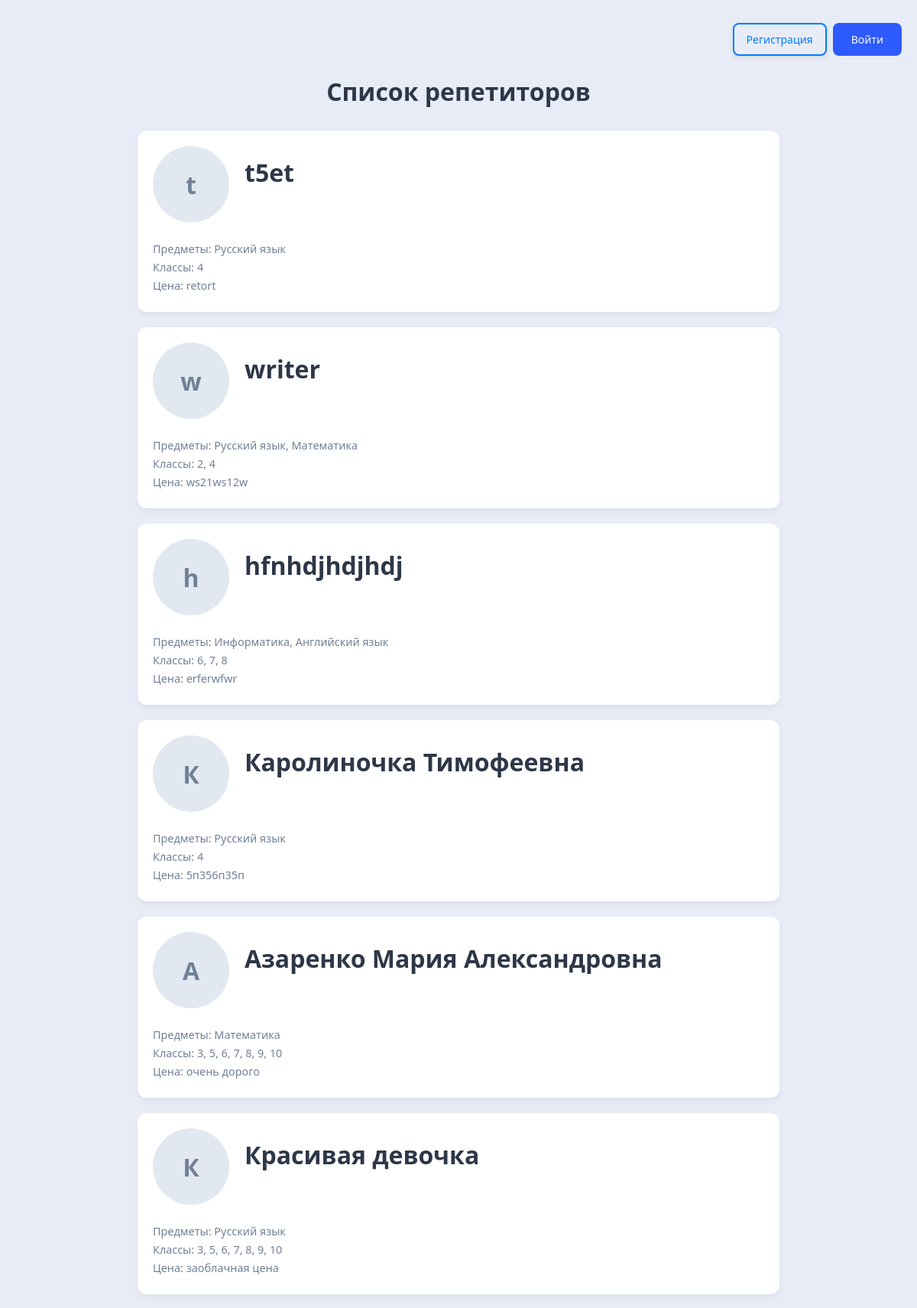
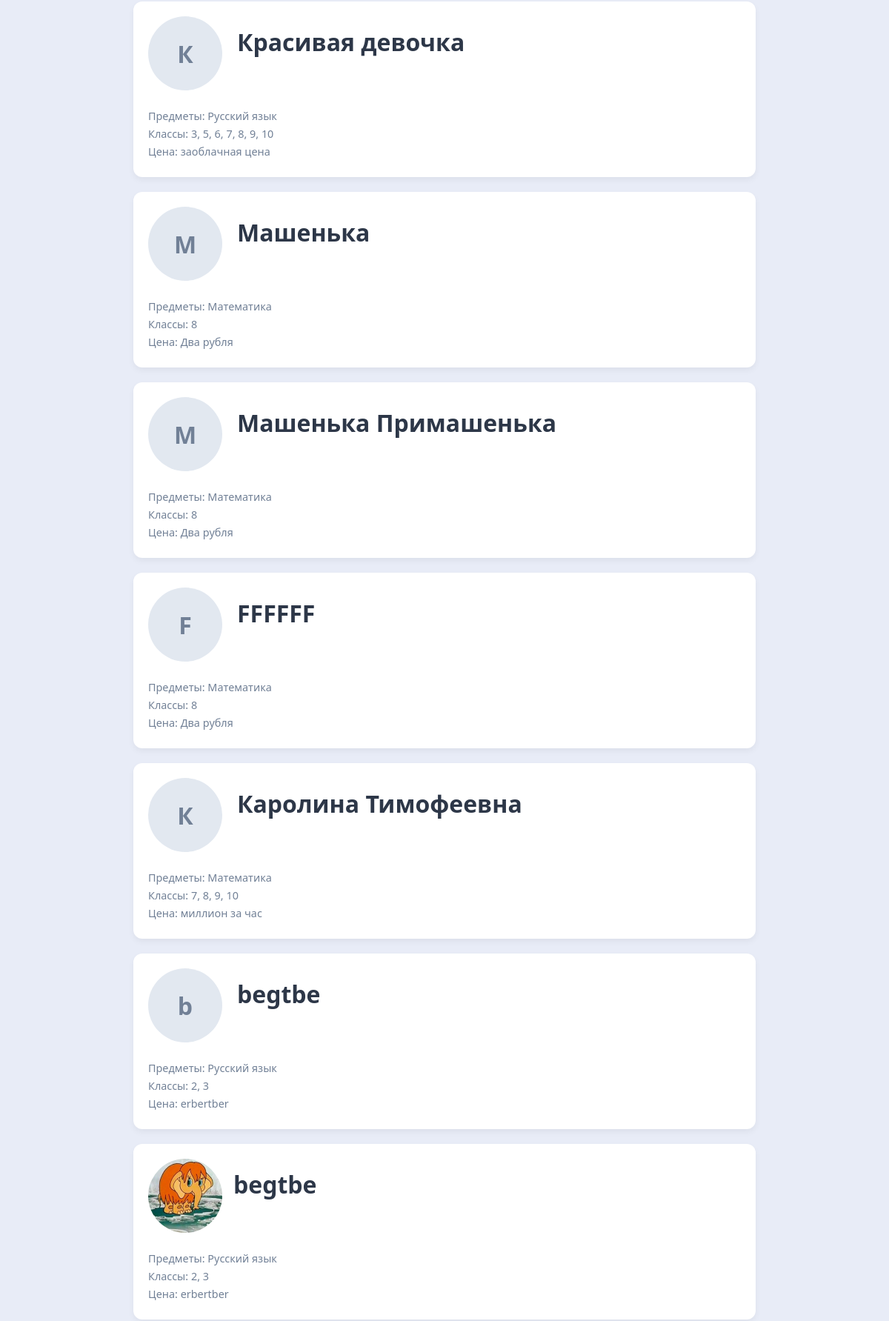
The page / (upper part) on the database its author committed (2 pictures, top to bottom).
### myapp/models.py (models this page shows, shortened)
class Teacher(models.Model):
	photo = models.ImageField(upload_to='teachers_photos/', blank=True, null=True, verbose_name="Фото")
	fio = models.CharField("ФИО", max_length=50)
	description = models.TextField("Onиcaниe", null=True, blank=True)
	price = models.TextField("Цена", null=True, blank=True)
	subjects = models.ManyToManyField(Subjects, verbose_name="Учебный предмет")
	klass = models.ManyToManyField(Klass, verbose_name= "Класс")
	phone = models.CharField("Телефон", max_length=20, blank=True, null=True)
	class Meta:
		verbose_name_plural = "Учителя"
		verbose_name = "Учитель"
	@property
	def subjects_list(self):
		return ", ".join(map(str, self.subjects.all()))
	@property
	def klass_list(self):
		return ", ".join(map(str, self.klass.all()))

class Subjects(models.Model):
	name = models.CharField("Учебный предмет", max_length = 50)
	def __str__(self):
		return f"{self.name}"
	class Meta:
		verbose_name_plural = "Учебные предметы"
		verbose_name = "Учебный предмет"

class Klass(models.Model):
	name = models.CharField("Класс", max_length = 2)
	def __str__(self):
		return f"{self.name}"
	class Meta:
		verbose_name_plural = "Классы"
		verbose_name = "Класс"

### myapp/views.py (the view)
# urls.py: path('', TeachersListViews.as_view(), name = "teachers_list"),
class TeachersListViews(ListView):
	model = Teacher
	template_name = "teachers/teachers_list.html"
	context_object_name = "teachers"

### myapp/templates/teachers/teachers_list.html (shortened to what this page needs)
{% load static %}
<!DOCTYPE html>
<html lang="en">
<head>
    <link rel="stylesheet" type="text/css" href="{% static 'myapp/style.css' %}">
</head>
<body>
    <div style ="text-align: right;">
        {% if user.is_authenticated %}
            <form method="post" action="{% url 'logout' %}" style="display: inline;">
                {% csrf_token %}
                <input type="hidden" name="next" value="{{ request.path }}">
                <button type="submit" class="btn-v">Выйти</button>
            </form>
        {% else %}
            <a href="{% url 'register' %}" class="btn-outline">Регистрация</a>
            <a href="{% url 'login' %}?next={{ request.path }}" class="btn-v">Войти</a>
        {% endif %}
    </div>
    <h1>Список репетиторов</h1>
        {% for teacher in teachers %}
            <a href="{% url 'teacher_details' teacher.id %}" class="teacher-card">
            <div class="teacher-header">
            {% if teacher.photo %}
                <img src="{{ teacher.photo.url }}" alt="Фото {{ teacher.fio }}" class="avatar">
            {% else %}
                <div class="avatar-placeholder">{{ teacher.fio|first }}</div>
            {% endif %}
                <h1 class="teacher-name">{{ teacher.fio }}</h1>
            </div>
            <p class="subjects">Предметы: {{ teacher.subjects_list }}</p>
            <p class="klass">Классы: {{ teacher.klass_list }}</p>
            <p class="price">Цена: {{ teacher.price }}</p>
            </a>
        {% endfor %}
</body>
</html>

### myapp/static/myapp/style.css (style rules this page uses)
body { font-family: 'Segoe UI', Tahoma, Geneva, Verdana, sans-serif; background-color: #e8ecf7; color: #2D3748; margin: 0; padding: 20px; }
h1 { text-align: center; color: #2D3748; margin-bottom: 30px; }
.btn-v { display: inline-block; background-color: #2D5BFF; color: white; padding: 12px 24px; border-radius: 8px; text-decoration: none; font-size: 14px; font-weight: 500; transition: background-color 0.2s; margin-top: 10px; }
.btn-outline { display: inline-block; padding: 10px 16px; margin: 4px; font-size: 14px; font-weight: 500; color: #007bff; text-decoration: none; border: 2px solid #007bff; border-radius: 8px; background: none; cursor: pointer; transition: all 0.2s ease; box-shadow: 0 2px 6px rgba(0, 0, 0, 0.1); }
.avatar { width: 100px; height: 100px; border-radius: 50%; object-fit: cover; margin-right: 15px; }
.avatar-placeholder { width: 100px; height: 100px; border-radius: 50%; background-color: #e2e8f0; display: flex; align-items: center; justify-content: center; font-size: 32px; color: #718096; margin-right: 20px; font-weight: bold; }

### myapp/templates/teachers/teachers_list.html (style rules this page uses)
.teacher-header { display: flex; align-items: center; margin-bottom: 25px; }
.teacher-card { display: block; margin: 0 auto; max-width: 800px; background: white; border-radius: 12px; box-shadow: 0 4px 8px rgba(0,0,0,0.05); padding: 20px; margin-bottom: 20px; transition: transform 0.2s ease, box-shadow 0.2s ease; text-decoration: none; color: inherit; }
.teacher-name { margin-top: 0; color: #2D3748; border-bottom: 2px solid transparent; transition: border-color 0.2s ease; display: inline-block; }
.subjects, .klass, .price { font-size: 0.9em; color: #718096; margin: 5px 0; }

### rows shown on the page
Teacher: fio|first "t", fio "t5et", subjects_list "Русский язык", klass_list "4", price "retort"
Teacher: fio|first "w", fio "writer", subjects_list "Русский язык, Математика", klass_list "2, 4", price "ws21ws12w"
Teacher: fio|first "h", fio "hfnhdjhdjhdj", subjects_list "Информатика, Английский язык", klass_list "6, 7, 8", price "erferwfwr"
Teacher: fio|first "К", fio "Каролиночка Тимофеевна", subjects_list "Русский язык", klass_list "4", price "5п356п35п"
Teacher: fio|first "А", fio "Азаренко Мария Александровна", subjects_list "Математика", klass_list "3, 5, 6, 7, 8, 9, 10", price "очень дорого"
Teacher: fio|first "К", fio "Красивая девочка", subjects_list "Русский язык", klass_list "3, 5, 6, 7, 8, 9, 10", price "заоблачная цена"
Teacher: fio|first "К", fio "Красивая девочка", subjects_list "Русский язык", klass_list "3, 5, 6, 7, 8, 9, 10", price "заоблачная цена"
Teacher: fio|first "М", fio "Машенька", subjects_list "Математика", klass_list "8", price "Два рубля"
Teacher: fio|first "М", fio "Машенька Примашенька", subjects_list "Математика", klass_list "8", price "Два рубля"
Teacher: fio|first "F", fio "FFFFFF", subjects_list "Математика", klass_list "8", price "Два рубля"
Teacher: fio|first "К", fio "Каролина Тимофеевна", subjects_list "Математика", klass_list "7, 8, 9, 10", price "миллион за час"
Teacher: fio|first "b", fio "begtbe", subjects_list "Русский язык", klass_list "2, 3", price "erbertber"
Teacher: photo (picture), fio "begtbe", subjects_list "Русский язык", klass_list "2, 3", price "erbertber"
